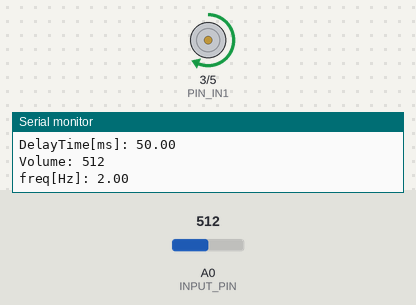
The sketch below on a simulated Arduino Uno, built with avr-gcc and run on an emulated ATmega328P. Shown: motor-driver pin pairs drawn as motors (green arrow = first pin HIGH = forward, orange = second pin HIGH = backward, longer = more drive), the last lines printed to the serial monitor. The test bench sets the inputs (shaded band); at power-on: A0 (INPUT_PIN) = 512.

Above: at 1.2 s.
1.3 s: A0 (INPUT_PIN) set to 498
At 1.62 s:
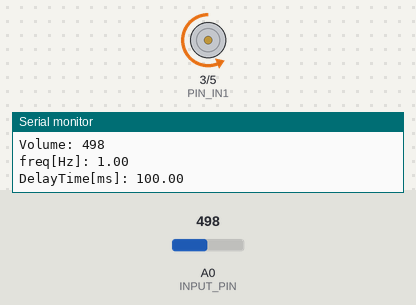
At 1.97 s:
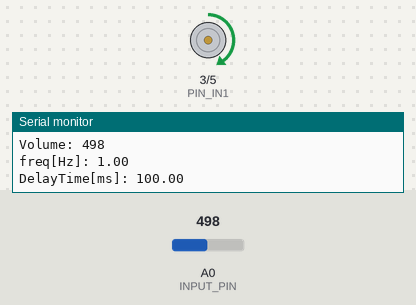
4.3 s: A0 (INPUT_PIN) set to 716
Timing chart, 0 to 13.3 s (numbered marks = the images above; inputs shaded):
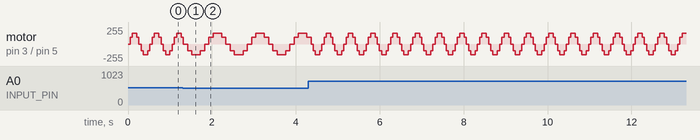

The sketch:

1HzAC_arduino.ino
```cpp
//モータードライバーとして、DRV8835を使用
//TODO:OLEDに表示する

#define PIN_IN1 3
#define PIN_IN2 5
#define PIN_VREF 3 // PWM
const int INPUT_PIN = A0;
int VOLUME;

int val = 0;
int old_val = 0;
int state = 0;
float fq = 1;
float volvol;

int setsize = 10;
int sinw[10]; //180の約数じゃないとだめ,配列数はsetsizeとそろえる。

int InductorU = 0;
int InductorV = setsize / 2;
int ang;
int MODE;
int mag;
float d;
float in1, in2;

void setup()
{

  Serial.begin(9600);
  Serial.println("start");
  pinMode(PIN_IN1, OUTPUT);
  pinMode(PIN_IN2, OUTPUT);
  //setsizeに分割したsinのテーブルを作成
  mag = 170; //0～255の範囲で設定
  int stepsize = 360 / setsize;
  for (ang = 0; ang < 360; ang = ang + stepsize)
  {
    sinw[ang / stepsize] = mag * (sin(ang * 3.14 / 180));
  }
}

void loop()
{

  VOLUME = analogRead(INPUT_PIN); // アナログ値の読み取り
  Serial.print("Volume: ");       // シリアルモニタに出力
  Serial.println(VOLUME);

  fq = map(VOLUME, 0, 1023, 1, 3); //VOLUMEに合わせて振動数を1～3に変更
  Serial.print("freq[Hz]: ");
  Serial.println(fq);
  if (fq >= 0.001)
  {
    d = 1.0 / (fq * setsize);
    Serial.print("DelayTime[ms]: ");
    Serial.println(d * 1000);
  }
  else if (fq < 0.001) //0で割らないように
  {
    d = 0.01;
  }

  //sinwが負のときには出力しない
  if (sinw[InductorU] < 1)
  {
    in1 = 0;
  }
  else
  {
    in1 = sinw[InductorU];
  }

  if (sinw[InductorV] < 1)
  {
    in2 = 0;
  }
  else
  {
    in2 = sinw[InductorV];
  }

  //sinw[]で指定した強度で、PWM出力
  analogWrite(PIN_IN1, in1);
  analogWrite(PIN_IN2, in2);
  InductorV = update_phase(InductorV);
  InductorU = update_phase(InductorU);

  //dだけ遅延する。
  delay(d * 1000);

  //delay(1000);//debug用
}

//inductorを進める
int update_phase(int Inductor)
{
  Inductor = Inductor + 1;
  if (Inductor >= setsize)
    Inductor = 0;
  return Inductor;
}
```

Measured:
- the behaviour switches between 512 and 511 on A0 (INPUT_PIN) (found by bisection; images 0 and 1)
